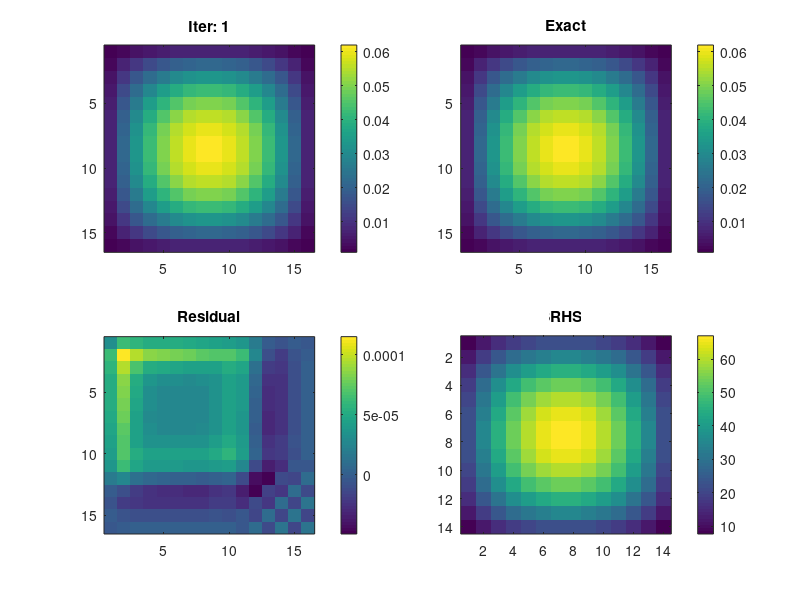

Write MATLAB code to recreate this figure.
function  FAS2d
close all;

params.gamma = 1000.0;
params.numSmooth = 4;
params.num_ghost = 1;
params.alpha = -1;

[X,Y] = getGrids(16, params.num_ghost);
params.dx =  X(1, 2)-X(1, 1);

rhs_with_ghosts = -params.alpha*2*((X-X.*X) + (Y-Y.*Y)) + params.gamma*((X-X.^2).*(Y-Y.^2)).*exp((X-X.^2).*(Y-Y.^2));
rhs = rhs_with_ghosts(2:end-1, 2:end-1);


u = 0*X;
exactSol = (X-X.*X).*(Y-Y.*Y);

%u = exactSol;

h = figure();
set(h, 'Position', [200 200 1000 700]);

initres = residual(u, rhs, params, params.dx);
fprintf('Initial residual norm: %1.2e \n', max(max(abs(initres))) );


for i=1:10
    uold = u;
    u_corr = cycle(u, rhs, params);
    %u = relax(u, rhs, params);
    u = uold + u_corr;
    
    
    res = residual(u, rhs, params, params.dx);
    sumRes = sum(sum(abs(res)));
    L1 = sumRes/(size(res,1)*size(res,2));
    fprintf('Iteration %d, residual norm: %1.2e \n', i, max(max(abs(res))) );
    
    if L1 < 1e-10
        fprintf('Converged \n');
        break;
    end
    m=2; n=2;
    
    subplot(m, n, 1);
    %pcolor(X, Y, u);
    imagesc(u(2:end-1, 2:end-1));
    title(['Iter: ', num2str(i)]);
    colorbar();
    
    subplot(m, n, 2);
    %pcolor(X, Y, exactSol);
    imagesc(exactSol(2:end-1, 2:end-1));
    title(['Exact']);
    colorbar();    
    
    subplot(m, n, 3);
    %pcolor(X, Y, u-exactSol);
    %imagesc(u(2:end-1, 2:end-1)-exactSol(2:end-1, 2:end-1));
    imagesc(res(2:end-1, 2:end-1));
    title(['Residual']);
    colorbar();
    
    subplot(m, n, 4);
    %pcolor(X, Y, f);
    imagesc(rhs(2:end-1, 2:end-1));
    title(['RHS']);
    colorbar();
    
    drawnow;
    
    temp=0;
    
end



end




function u_corr = cycle(u, rhs, params)

%fprintf('Cycle on grid %d x %d \n', size(u));
N_mesh = size(u,1)-2;
[X,Y] = getGrids(N_mesh, params.num_ghost);
dx = X(1, 2)-X(1, 1);

ng = params.num_ghost;

% first check we're not on the bottom level
% remember we have two ghost cells in each direction
if min(size(u)) < 5
    uold = u;
    
    u = bottomSolve(u, rhs, params, dx);
    
    
    u_corr = u - uold;
else
    
    % first relax
    uold = u;
    
    u = relax(u, rhs, params, dx);
    
    % compute fine grid residual
    resid = residual(u,rhs,params,dx);
    
    % setup for coarser solve(s)
    u_coarse = restrict(u, 1);
    %residual_coarse = restrict(resid(ng:end-ng, ng:end-ng), 0);
    residual_coarse_ghost = restrict(resid, 1);
    residual_coarse = residual_coarse_ghost(1+ng:end-ng, 1+ng:end-ng);
    
    %wrong_rhs_coarse = restrict(rhs);
    
    % rhs on coarse level is NOT restrict(rhs)
    % but is restrict(residual + op(coarse solution))
    op_u_coarse = applyOp(u_coarse, params);
    rhs_coarse = residual_coarse +  ...
        op_u_coarse(1+ng:end-ng, 1+ng:end-ng);
    
    % do coarser solve(s)
    u_corr_coarse = cycle(u_coarse, rhs_coarse, params);
    
    % get back solution at this resolution
    %    diff = u-prolong(u_coarse);
    %    sumDiff = sum(sum(diff));
    
    u_corr_coarse = fillBCs(u_corr_coarse);
    u = u + prolong(u_corr_coarse, ng);
    
    % final relaxation
    % params.numSmooth = 4;
    u = relax(u, rhs, params,  dx);
    
    u_corr = u-uold;
    
    temp = 0;
    %params.numSmooth = 4;
end

end


function u_coarse = restrict(u_fine, num_ghost)

% fineInterior = u_fine(2:end-1, 2:end-1);
%
% coarseInterior = resizem(fineInterior, 0.5);
%
% coarseSize = size(coarseInterior)+2;
%
% u_coarse = NaN*ones(coarseSize);
% u_coarse(2:end-1, 2:end-1) = coarseInterior;


Nfine_interior = size(u_fine, 1) - 2*num_ghost ;
Ncoarse_interior = round(Nfine_interior/2);
% [Xcoarse,Ycoarse] = meshgrid(linspace(0,1,Ncoarse), linspace(0,1,Ncoarse));
%    [Xfine,Yfine] = meshgrid(linspace(0,1,Nfine), linspace(0,1,Nfine));
%
%

[Xfine,Yfine] = getGrids(Nfine_interior, num_ghost);
[Xcoarse,Ycoarse]= getGrids(Ncoarse_interior,  num_ghost);
u_coarse = interp2(Xfine,Yfine,u_fine,Xcoarse,Ycoarse);

%u_coarse = fillBCs(u_coarse);

end



function u = fillBCs(u)

% BCs are 0 on all boundaries


if (size(u, 1) > 4)
    % 2nd order
    a = -2; b = 1/3;
 u(1, :) = a*u(2, :) + b*u(3, :);
 u(:, 1) = a*u(:, 2) + b*u(:, 3);
 u(end, :) = a*u(end-1, :) + b*u(end-2, :);
 u(:, end) = a*u(:, end-1) + b*u(:, end-2);
else
% 1st order
u(1, :) = -u(2, :);
u(:, 1) = -u(:, 2);
u(end, :) = -u(end-1, :);
u(:, end) = -u(:, end-1);
end

u(1, :) = -u(2, :);
u(:, 1) = -u(:, 2);
u(end, :) = -u(end-1, :);
u(:, end) = -u(:, end-1);

% 0th order

% u(1, :) = 0;
% u(:, 1) = 0;
% u(end, :) = 0;
% u(:, end) = 0;

end

function u_fine = prolong(u_coarse, ng)

%coarseInterior = u_coarse(1+ng:end-ng, 1+ng:end-ng);

Ncoarse_interior = size(u_coarse, 1)-2*ng;
Nfine_interior = Ncoarse_interior*2;

[Xfine,Yfine] = getGrids(Nfine_interior, ng);
[Xcoarse,Ycoarse]= getGrids(Ncoarse_interior, ng);

u_fine = interp2(Xcoarse,Ycoarse,u_coarse,Xfine,Yfine, 'cubic');

end

function u = relax(u, rhs, params, dx)


for iter=1:params.numSmooth
    
    u =fillBCs(u);
    
    for i=2:size(u, 1) -1
        
        for j=2:size(u, 2)-1
            lap = params.alpha*(u(i+1, j) + u(i-1, j) + u(i, j+1) + u(i, j-1) - 4*u(i,j))/(dx*dx);
            nl = params.gamma*u(i,j)*exp(u(i,j));
            res = lap+nl-rhs(i-params.num_ghost,j-params.num_ghost);
            
            denom = -params.alpha*4/(dx*dx) + params.gamma*(1+u(i,j))*exp(u(i,j));
            
            u(i,j) = u(i,j) - res/denom;
            %u(i,j) = u(i,j) + 0.25*(lap*dx*dx - dx*dx*f(i,j));
            
        end
    end
end


end

function r= residual(u, rhs, params, dx)
r = 0*u;

nonlinearterm = 0*u;
lapterm  = 0*u;

u =fillBCs(u);

for i=2:size(u, 1) -1
    for j=2:size(u, 2)-1
        lap = params.alpha*(u(i+1, j) + u(i-1, j) + u(i, j+1) + u(i, j-1) - 4*u(i,j))/(dx*dx);
        nl = params.gamma*u(i,j)*exp(u(i,j));
        r(i,j) = rhs(i-params.num_ghost,j-params.num_ghost) - (lap+nl);
        
        
        nonlinearterm(i,j) = nl;
        lapterm(i,j) = lap;
        % denom = -4/(dx*dx) + params.gamma*(1+u(i,j))*exp(u(i,j));
        
        % u(i,j) = u(i,j) - res/denom;
        %u(i,j) = u(i,j) + 0.25*(lap*dx*dx - dx*dx*f(i,j));
        
    end
end

temp = 0;

end

function  op = applyOp(u, params)

u =fillBCs(u);

Ncoarse = size(u, 1) - 2;
[X,Y] = getGrids(Ncoarse, params.num_ghost);
dx = X(1, 2) - X(1,1);

op = 0*u;

for i=2:size(u, 1) -1
    for j=2:size(u, 2)-1
        lap = params.alpha*(u(i+1, j) + u(i-1, j) + u(i, j+1) + u(i, j-1) - 4*u(i,j))/(dx*dx);
        nl = params.gamma*u(i,j)*exp(u(i,j));
        op(i,j) = lap+nl;
        
        % denom = -4/(dx*dx) + params.gamma*(1+u(i,j))*exp(u(i,j));
        
        % u(i,j) = u(i,j) - res/denom;
        %u(i,j) = u(i,j) + 0.25*(lap*dx*dx - dx*dx*f(i,j));
        
    end
end

end

function u = bottomSolve(u, rhs, params, dx)
u = relax(u, rhs, params, dx);
end

function [X,Y] = getGrids(Ninterior,  num_ghost)
dx = 1/Ninterior;

N = Ninterior+2*num_ghost;

minVal = dx/2-num_ghost*dx;
maxVal = 1-dx/2 + num_ghost*dx;

x = linspace(minVal,maxVal, N);
y = linspace(minVal,maxVal, N);

%x = linspace(0, 1, N);
%y = linspace(0, 1, N);

[X, Y] = meshgrid(x,y);

dxNew = x(2)-x(1);
% if dxNew ~= dx
%     fprintf('Error generating grids!');
% end

end

function myPlot(field)

figure();
imagesc(field(2:end-1, 2:end-1));
c = colorbar();
c.Ticks =  c.Limits;

end